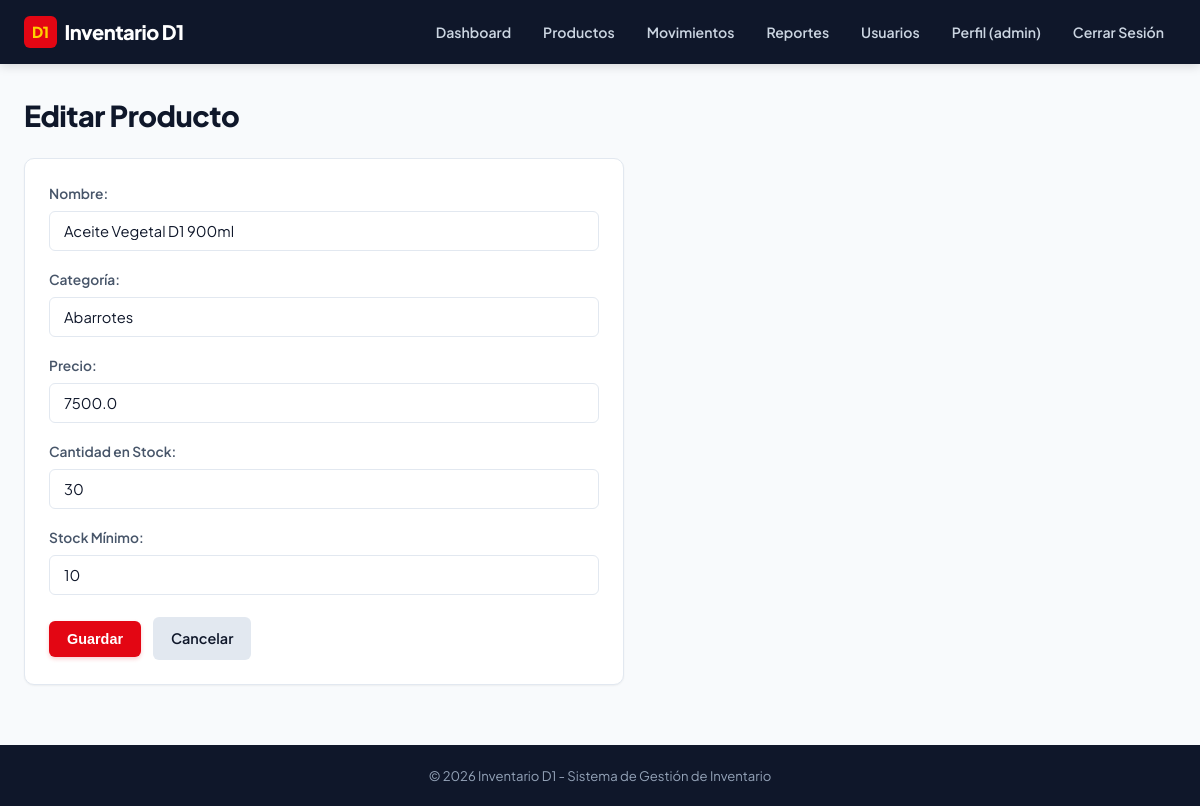
The page /productos/5/editar (signed in) on the database its author committed.
### app/models.py (models this page shows, shortened)
class Producto(db.Model):
    __tablename__ = 'producto'
    id = db.Column(db.Integer, primary_key=True)
    nombre = db.Column(db.String(150), nullable=False)
    categoria = db.Column(db.String(100), nullable=True)
    precio = db.Column(db.Float, nullable=False)
    cantidad_stock = db.Column(db.Integer, default=0, nullable=False)
    stock_minimo = db.Column(db.Integer, default=5, nullable=False)
    fecha_ingreso = db.Column(db.DateTime, default=datetime.utcnow)
    movimientos = db.relationship('Movimiento', backref='producto', lazy=True, cascade='all, delete-orphan')

### app/routes.py (the view, shortened to what this page needs)
@main.route('/productos/<int:id>/editar', methods=['GET', 'POST'])
@login_required
def editar_producto(id):
    producto = db.session.get(Producto, id)
    if not producto:
        flash('Producto no encontrado.', 'error')
        return redirect(url_for('main.listar_productos'))
    return render_template('producto_form.html', producto=producto)

### app/routes.py (called while the page is built)
def login_required(f):
    @wraps(f)
    def decorated_function(*args, **kwargs):
        if 'usuario_id' not in session:
            flash('Debes iniciar sesión para acceder a esta página.', 'warning')
            return redirect(url_for('main.login', next=request.path))
        return f(*args, **kwargs)
    return decorated_function

@main.before_app_request
def cargar_usuario_actual():
    g.usuario = None
    if 'usuario_id' in session:
        g.usuario = db.session.get(Usuario, session['usuario_id'])
        if g.usuario is None:
            session.clear()

@main.app_context_processor
def inject_global_vars():
    return dict(
        usuario_actual=getattr(g, 'usuario', None),
        now=datetime.utcnow()
    )

### app/templates/producto_form.html (shortened to what this page needs)
{% extends 'base.html' %}
{% block content %}
<h1>{{ 'Editar' if producto else 'Nuevo' }} Producto</h1>
<form method="POST" class="form">
    <div class="form-group">
        <label for="nombre">Nombre:</label>
        <input type="text" id="nombre" name="nombre" value="{{ producto.nombre if producto else '' }}" required>
    </div>
    <div class="form-group">
        <label for="categoria">Categor&iacute;a:</label>
        <input type="text" id="categoria" name="categoria" value="{{ producto.categoria if producto else '' }}" required>
    </div>
    <div class="form-group">
        <label for="precio">Precio:</label>
        <input type="number" id="precio" name="precio" step="0.01" min="0" value="{{ producto.precio if producto else '' }}" required>
    </div>
    <div class="form-group">
        <label for="cantidad_stock">Cantidad en Stock:</label>
        <input type="number" id="cantidad_stock" name="cantidad_stock" min="0" value="{{ producto.cantidad_stock if producto else '' }}" required>
    </div>
    <div class="form-group">
        <label for="stock_minimo">Stock M&iacute;nimo:</label>
        <input type="number" id="stock_minimo" name="stock_minimo" min="0" value="{{ producto.stock_minimo if producto else '' }}" required>
    </div>
    <div class="form-actions">
        <button type="submit" class="btn">Guardar</button>
        <a href="{{ url_for('main.listar_productos') }}" class="btn btn-secondary">Cancelar</a>
    </div>
</form>
{% endblock %}

### app/static/css/style.css (style rules this page uses)
:root { --primary: #E30613; --primary-hover: #C20510; --primary-light: #FEE2E2; --accent-yellow: #FFD100; --accent-yellow-dark: #D97706; --bg-page: #F8FAFC; --bg-card: #FFFFFF; --bg-header: #0F172A; --border-color: #E2E8F0; --border-subtle: #F1F5F9; --text-primary: #0F172A; --text-secondary: #475569; --text-muted: #94A3B8; --text-inverse: #FFFFFF; --success: #10B981; --success-bg: #ECFDF5; --warning: #F59E0B; --warning-bg: #FFFBEB; --danger: #EF4444; --danger-bg: #FEF2F2; --info: #3B82F6; --info-bg: #EFF6FF; --radius-sm: 6px; --radius-md: 10px; --radius-lg: 16px; --radius-full: 9999px; --shadow-sm: 0 1px 2px rgba(0, 0, 0, 0.05); --shadow-md: 0 4px 6px -1px rgba(0, 0, 0, 0.08), 0 2px 4px -2px rgba(0, 0, 0, 0.04); --shadow-lg: 0 10px 15px -3px rgba(0, 0, 0, 0.1), 0 4px 6px -4px rgba(0, 0, 0, 0.05); }
*, *::before, *::after { box-sizing: border-box; margin: 0; padding: 0; }
body { font-family: 'Plus Jakarta Sans', system-ui, -apple-system, BlinkMacSystemFont, 'Segoe UI', Roboto, sans-serif; background-color: var(--bg-page); color: var(--text-primary); line-height: 1.6; min-height: 100vh; display: flex; flex-direction: column; }
a { color: var(--primary); text-decoration: none; transition: color 0.15s ease; }
h1 { font-size: 1.8rem; font-weight: 800; color: var(--text-primary); margin-bottom: 20px; letter-spacing: -0.5px; }
.btn { display: inline-flex; align-items: center; justify-content: center; font-weight: 600; font-size: 0.9rem; padding: 10px 18px; border-radius: var(--radius-sm); border: none; cursor: pointer; background-color: var(--primary); color: #FFFFFF; box-shadow: 0 2px 4px rgba(227, 6, 19, 0.2); transition: all 0.2s ease; }
.btn-secondary { background-color: #E2E8F0; color: var(--text-primary); box-shadow: none; }
.form { background: var(--bg-card); border: 1px solid var(--border-color); border-radius: var(--radius-md); padding: 24px; max-width: 600px; box-shadow: var(--shadow-sm); }
.form-group { margin-bottom: 18px; }
.form-group label { display: block; font-size: 0.86rem; font-weight: 600; color: var(--text-secondary); margin-bottom: 6px; }
.form-group input, .form-group select { width: 100%; padding: 10px 14px; border-radius: var(--radius-sm); border: 1px solid var(--border-color); font-size: 0.92rem; font-family: inherit; background-color: #FFFFFF; color: var(--text-primary); transition: border-color 0.2s ease, box-shadow 0.2s ease; }
.form-actions { display: flex; gap: 12px; align-items: center; margin-top: 22px; }

### rows shown on the page
Producto: nombre "Aceite Vegetal D1 900ml", categoria "Abarrotes", precio "7500.0", cantidad_stock "30", stock_minimo "10"

### other values the page prints
{{ session.get('usuario_username') }} "admin"
{{ 'Editar' if producto else 'Nuevo' }} "Editar"
